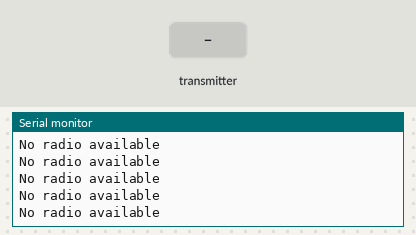
The sketch below on a simulated Arduino Uno, built with avr-gcc and run on an emulated ATmega328P. On the bench: the last lines printed to the serial monitor. Inputs (shaded band) come from the test bench. No radio packets arrive unless stated.

Above: at 2.2 s.
2.3 s: the transmitter starts sending joystick.0 = 0
3.9 s: the transmitter starts sending joystick.1 = 0
6.9 s: the transmitter starts sending joystick.2 = 256
9.9 s: the transmitter starts sending joystick.3 = 256
At 10.9 s:
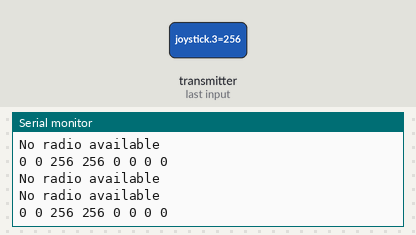
12.9 s: the transmitter starts sending joystick.4 = 0
15.9 s: the transmitter starts sending joystick.5 = 256
At 16.4 s:
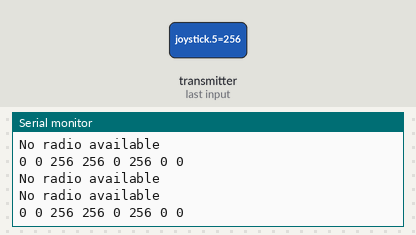

The sketch:

PressureBoxReceiver.ino
```cpp
/* YourDuinoStarter Example: nRF24L01 Receive Joystick values

 - WHAT IT DOES: Receives data from another transceiver with
   2 Analog values from a Joystick or 2 Potentiometers
   Displays received values on Serial Monitor
 - SEE the comments after "//" on each line below
 - CONNECTIONS: nRF24L01 Modules See:
 http://arduino-info.wikispaces.com/Nrf24L01-2.4GHz-HowTo
   1 - GND
   2 - VCC 3.3V !!! NOT 5V
   3 - CE to Arduino pin 9
   4 - CSN to Arduino pin 10
   5 - SCK to Arduino pin 13
   6 - MOSI to Arduino pin 11
   7 - MISO to Arduino pin 12
   8 - UNUSED

 - V1.00 11/26/13
   Based on examples at http://www.bajdi.com/
   Questions: terry@yourduino.com */

/*-----( Import needed libraries )-----*/
#include <SPI.h>
#include <nRF24L01.h>
#include <RF24.h>
/*-----( Declare Constants and Pin Numbers )-----*/
#define CE_PIN   9
#define CSN_PIN 10

// NOTE: the "LL" at the end of the constant is "LongLong" type
const uint64_t pipe = 0xE8E8F0F0E1LL; // Define the transmit pipe


/*-----( Declare objects )-----*/
RF24 radio(CE_PIN, CSN_PIN); // Create a Radio
/*-----( Declare Variables )-----*/
int joystick[8];  // 2 element array holding Joystick readings

void setup()   /****** SETUP: RUNS ONCE ******/
{
  Serial.begin(9600);
  delay(1000);
  Serial.println("Nrf24L01 Receiver Starting");
  radio.begin();
  radio.openReadingPipe(1,pipe);
  radio.startListening();;
}//--(end setup )---


void loop()   /****** LOOP: RUNS CONSTANTLY ******/
{
  if ( radio.available() )
  {
    // Read the data payload until we've received everything
    bool done = false;
    while (!done)
    {
      // Fetch the data payload
      done = radio.read( joystick, sizeof(joystick) );

      Serial.print(joystick[0]);
      Serial.print(" ");
      Serial.print(joystick[1]);
      Serial.print(" ");
      Serial.print(joystick[2]);
      Serial.print(" ");
      Serial.print(joystick[3]);
      Serial.print(" ");
      Serial.print(joystick[4]);
      Serial.print(" ");
      Serial.print(joystick[5]);
      Serial.print(" ");
      Serial.print(joystick[6]);
      Serial.print(" ");
      Serial.print(joystick[7]);
      Serial.println(" ");

    }
  }
  else
  {
      Serial.println("No radio available");
  }

}//--(end main loop )---

/*-----( Declare User-written Functions )-----*/

//NONE
//*********( THE END )***********
```

Measured:
- after the input at 9.9 s, the serial monitor: prints a new line after 0.08 s (image 1)
- after the input at 15.9 s, the serial monitor: prints a new line after 0.08 s (image 2)
